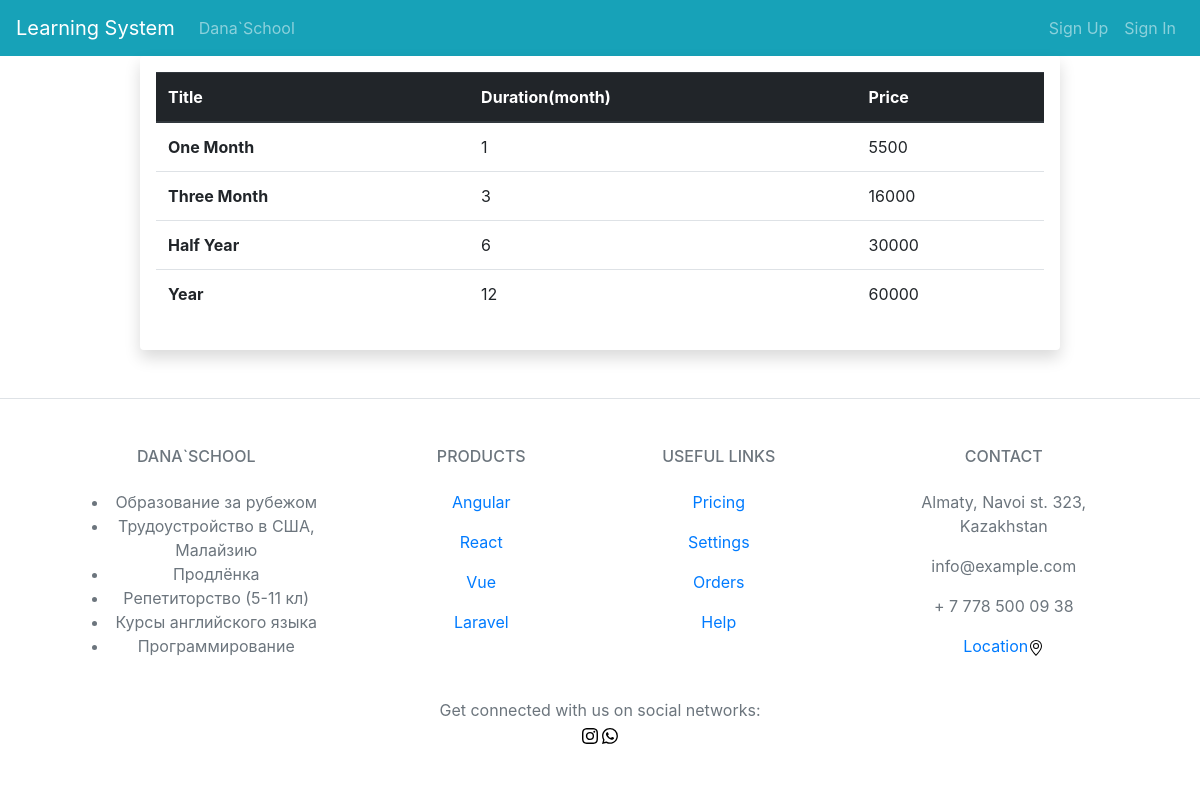
/learn_app/subscriptions/, run on the app's committed database.
### learn_app/models.py (models this page shows, shortened)
class Subscription(models.Model):
    title = models.CharField(max_length=100, null=False, blank=False)
    duration_month = models.PositiveIntegerField(null=False, blank=False)
    price = models.PositiveIntegerField(null=False, blank=False)

### learn_app/views.py (the view)
# urls.py: path('subscriptions/', subscriptionsList, name='sub_list'),
def subscriptionsList(request):
    return render(request,
                  template_name='learn_app/subscriptions.html',
                  context={
                      'subscriptions': Subscription.objects.all().order_by('duration_month')
                  })

### templates/learn_app/subscriptions.html
{% extends 'learn_app/base.html' %}
{% block content %}
    <table class="table">
        <thead class="thead-dark">
        <tr>
            <th scope="col">Title</th>
            <th scope="col">Duration(month)</th>
            <th scope="col">Price</th>
        </tr>
        </thead>
        <tbody>
        {% for sub in subscriptions %}
            <tr>
                <th scope="row">{{ sub.title }}</th>
                <td>{{ sub.duration_month }}</td>
                <td>{{ sub.price }}</td>
            </tr>
        {% endfor %}
        </tbody>
    </table>
{% endblock %}

### data on the page
Subscription: title "One Month", duration_month "1", price "5500"
Subscription: title "Three Month", duration_month "3", price "16000"
Subscription: title "Half Year", duration_month "6", price "30000"
Subscription: title "Year", duration_month "12", price "60000"
